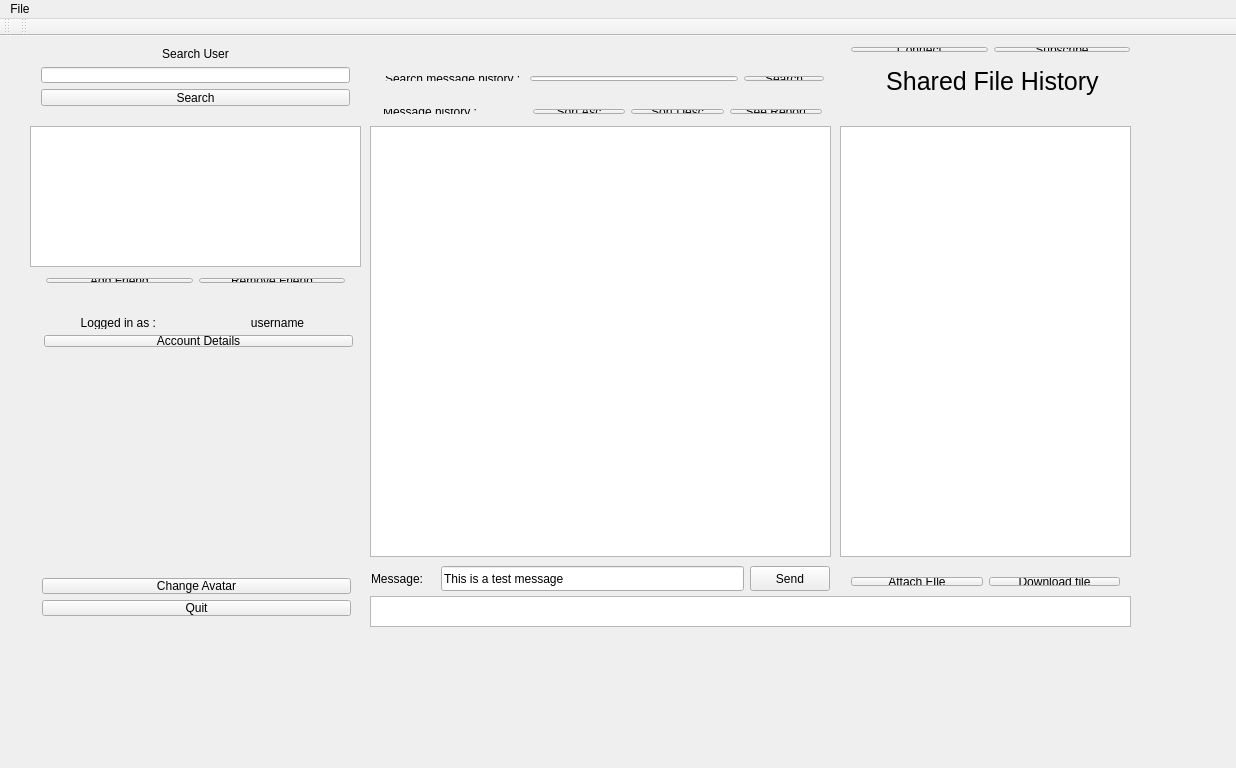
<?xml version="1.0" encoding="UTF-8"?>
<ui version="4.0">
 <class>MainWindow</class>
 <widget class="QMainWindow" name="MainWindow">
  <property name="geometry">
   <rect>
    <x>0</x>
    <y>0</y>
    <width>1236</width>
    <height>768</height>
   </rect>
  </property>
  <property name="windowTitle">
   <string>MainWindow</string>
  </property>
  <property name="styleSheet">
   <string notr="true">#MainWindow
{
	background-image: url(:/images/images/bluebg.png);
}</string>
  </property>
  <widget class="QWidget" name="centralWidget">
   <widget class="QLabel" name="avatarLabel">
    <property name="geometry">
     <rect>
      <x>30</x>
      <y>330</y>
      <width>331</width>
      <height>191</height>
     </rect>
    </property>
    <property name="text">
     <string/>
    </property>
    <property name="alignment">
     <set>Qt::AlignCenter</set>
    </property>
   </widget>
   <widget class="QListWidget" name="emojiList">
    <property name="geometry">
     <rect>
      <x>370</x>
      <y>560</y>
      <width>761</width>
      <height>31</height>
     </rect>
    </property>
   </widget>
   <widget class="QPushButton" name="sendButton">
    <property name="geometry">
     <rect>
      <x>750</x>
      <y>530</y>
      <width>80</width>
      <height>25</height>
     </rect>
    </property>
    <property name="text">
     <string>Send</string>
    </property>
   </widget>
   <widget class="QLabel" name="messageLabel">
    <property name="geometry">
     <rect>
      <x>371</x>
      <y>530</y>
      <width>64</width>
      <height>25</height>
     </rect>
    </property>
    <property name="text">
     <string>Message:</string>
    </property>
   </widget>
   <widget class="QLineEdit" name="lineEditMessage">
    <property name="geometry">
     <rect>
      <x>441</x>
      <y>530</y>
      <width>303</width>
      <height>25</height>
     </rect>
    </property>
    <property name="text">
     <string>This is a test message</string>
    </property>
   </widget>
   <widget class="QPlainTextEdit" name="editLog">
    <property name="geometry">
     <rect>
      <x>370</x>
      <y>90</y>
      <width>461</width>
      <height>431</height>
     </rect>
    </property>
   </widget>
   <widget class="QListWidget" name="friendsList">
    <property name="geometry">
     <rect>
      <x>30</x>
      <y>90</y>
      <width>331</width>
      <height>141</height>
     </rect>
    </property>
   </widget>
   <widget class="QWidget" name="layoutWidget">
    <property name="geometry">
     <rect>
      <x>33</x>
      <y>270</y>
      <width>331</width>
      <height>52</height>
     </rect>
    </property>
    <layout class="QVBoxLayout" name="verticalLayout_2">
     <item>
      <layout class="QHBoxLayout" name="horizontalLayout_5">
       <item>
        <widget class="QLabel" name="loggedAsLabel">
         <property name="text">
          <string>Logged in as : </string>
         </property>
         <property name="alignment">
          <set>Qt::AlignCenter</set>
         </property>
        </widget>
       </item>
       <item>
        <widget class="QLabel" name="usernameLabel">
         <property name="text">
          <string>username</string>
         </property>
         <property name="alignment">
          <set>Qt::AlignCenter</set>
         </property>
        </widget>
       </item>
      </layout>
     </item>
     <item>
      <widget class="QPushButton" name="accountDetailsButton">
       <property name="text">
        <string>Account Details</string>
       </property>
      </widget>
     </item>
    </layout>
   </widget>
   <widget class="QLabel" name="fileHistoryLabel">
    <property name="geometry">
     <rect>
      <x>840</x>
      <y>10</y>
      <width>291</width>
      <height>71</height>
     </rect>
    </property>
    <property name="font">
     <font>
      <pointsize>19</pointsize>
     </font>
    </property>
    <property name="text">
     <string>  Shared File History</string>
    </property>
    <property name="alignment">
     <set>Qt::AlignCenter</set>
    </property>
   </widget>
   <widget class="QWidget" name="layoutWidget">
    <property name="geometry">
     <rect>
      <x>840</x>
      <y>530</y>
      <width>291</width>
      <height>31</height>
     </rect>
    </property>
    <layout class="QHBoxLayout" name="horizontalLayout_7">
     <item>
      <widget class="QPushButton" name="attachFileButton">
       <property name="text">
        <string>Attach FIle</string>
       </property>
      </widget>
     </item>
     <item>
      <widget class="QPushButton" name="downloadFileButton">
       <property name="text">
        <string>Download file</string>
       </property>
      </widget>
     </item>
    </layout>
   </widget>
   <widget class="QWidget" name="layoutWidget">
    <property name="geometry">
     <rect>
      <x>30</x>
      <y>0</y>
      <width>331</width>
      <height>81</height>
     </rect>
    </property>
    <layout class="QVBoxLayout" name="verticalLayout_5">
     <item>
      <widget class="QLabel" name="searchFriendLabel">
       <property name="text">
        <string>Search User</string>
       </property>
       <property name="alignment">
        <set>Qt::AlignCenter</set>
       </property>
      </widget>
     </item>
     <item>
      <widget class="QLineEdit" name="friendSearchBar"/>
     </item>
     <item>
      <widget class="QPushButton" name="searchButton">
       <property name="text">
        <string>Search</string>
       </property>
      </widget>
     </item>
    </layout>
   </widget>
   <widget class="QWidget" name="layoutWidget">
    <property name="geometry">
     <rect>
      <x>35</x>
      <y>231</y>
      <width>321</width>
      <height>27</height>
     </rect>
    </property>
    <layout class="QHBoxLayout" name="horizontalLayout">
     <item>
      <widget class="QPushButton" name="addFriendButton">
       <property name="text">
        <string>Add Friend</string>
       </property>
      </widget>
     </item>
     <item>
      <widget class="QPushButton" name="RemoveFriendButton">
       <property name="text">
        <string>Remove Friend</string>
       </property>
      </widget>
     </item>
    </layout>
   </widget>
   <widget class="QWidget" name="layoutWidget">
    <property name="geometry">
     <rect>
      <x>372</x>
      <y>62</y>
      <width>461</width>
      <height>27</height>
     </rect>
    </property>
    <layout class="QHBoxLayout" name="horizontalLayout_4">
     <item>
      <widget class="QLabel" name="messageHistoryLabel">
       <property name="text">
        <string>Message history :               </string>
       </property>
       <property name="alignment">
        <set>Qt::AlignCenter</set>
       </property>
      </widget>
     </item>
     <item>
      <widget class="QPushButton" name="ascSortButton">
       <property name="text">
        <string>Sort Asc</string>
       </property>
      </widget>
     </item>
     <item>
      <widget class="QPushButton" name="descSortButton">
       <property name="text">
        <string>Sort Desc</string>
       </property>
      </widget>
     </item>
     <item>
      <widget class="QPushButton" name="reportButton">
       <property name="text">
        <string>See Report</string>
       </property>
      </widget>
     </item>
    </layout>
   </widget>
   <widget class="QWidget" name="layoutWidget">
    <property name="geometry">
     <rect>
      <x>374</x>
      <y>4</y>
      <width>461</width>
      <height>19</height>
     </rect>
    </property>
    <layout class="QHBoxLayout" name="horizontalLayout_2">
     <item>
      <widget class="QLabel" name="selectedUserLabel">
       <property name="text">
        <string>Currently selected user : </string>
       </property>
      </widget>
     </item>
     <item>
      <widget class="QLabel" name="selectedUser">
       <property name="text">
        <string/>
       </property>
      </widget>
     </item>
     <item>
      <widget class="QLabel" name="selectedUserLabel_2">
       <property name="text">
        <string>Topic name:</string>
       </property>
      </widget>
     </item>
     <item>
      <widget class="QLabel" name="topicName">
       <property name="text">
        <string/>
       </property>
      </widget>
     </item>
    </layout>
   </widget>
   <widget class="QWidget" name="layoutWidget_2">
    <property name="geometry">
     <rect>
      <x>840</x>
      <y>0</y>
      <width>301</width>
      <height>27</height>
     </rect>
    </property>
    <layout class="QHBoxLayout" name="horizontalLayout_3">
     <item>
      <widget class="QPushButton" name="buttonConnect">
       <property name="text">
        <string>Connect</string>
       </property>
      </widget>
     </item>
     <item>
      <widget class="QPushButton" name="buttonSubscribe">
       <property name="text">
        <string>Subscribe</string>
       </property>
      </widget>
     </item>
    </layout>
   </widget>
   <widget class="QWidget" name="layoutWidget">
    <property name="geometry">
     <rect>
      <x>31</x>
      <y>531</y>
      <width>331</width>
      <height>60</height>
     </rect>
    </property>
    <layout class="QVBoxLayout" name="verticalLayout">
     <item>
      <widget class="QPushButton" name="changeAvatarButton">
       <property name="text">
        <string>Change Avatar</string>
       </property>
      </widget>
     </item>
     <item>
      <layout class="QHBoxLayout" name="horizontalLayout_8">
       <item>
        <widget class="QPushButton" name="quitButton">
         <property name="text">
          <string>Quit</string>
         </property>
        </widget>
       </item>
      </layout>
     </item>
    </layout>
   </widget>
   <widget class="QWidget" name="layoutWidget">
    <property name="geometry">
     <rect>
      <x>374</x>
      <y>29</y>
      <width>461</width>
      <height>27</height>
     </rect>
    </property>
    <layout class="QHBoxLayout" name="horizontalLayout_6">
     <item>
      <widget class="QLabel" name="searchHistoryLabel">
       <property name="text">
        <string>Search message history : </string>
       </property>
      </widget>
     </item>
     <item>
      <widget class="QLineEdit" name="searchMessageButton"/>
     </item>
     <item>
      <widget class="QPushButton" name="searchButton_2">
       <property name="text">
        <string>Search</string>
       </property>
      </widget>
     </item>
    </layout>
   </widget>
   <widget class="QListWidget" name="fileHistory">
    <property name="geometry">
     <rect>
      <x>840</x>
      <y>90</y>
      <width>291</width>
      <height>431</height>
     </rect>
    </property>
   </widget>
  </widget>
  <widget class="QMenuBar" name="menuBar">
   <property name="geometry">
    <rect>
     <x>0</x>
     <y>0</y>
     <width>1236</width>
     <height>22</height>
    </rect>
   </property>
   <widget class="QMenu" name="menuFile">
    <property name="title">
     <string>File</string>
    </property>
    <addaction name="actionQuit"/>
   </widget>
   <addaction name="menuFile"/>
  </widget>
  <widget class="QToolBar" name="mainToolBar">
   <attribute name="toolBarArea">
    <enum>TopToolBarArea</enum>
   </attribute>
   <attribute name="toolBarBreak">
    <bool>false</bool>
   </attribute>
  </widget>
  <widget class="QToolBar" name="toolBar">
   <property name="windowTitle">
    <string>toolBar</string>
   </property>
   <attribute name="toolBarArea">
    <enum>TopToolBarArea</enum>
   </attribute>
   <attribute name="toolBarBreak">
    <bool>false</bool>
   </attribute>
  </widget>
  <action name="actionQuit">
   <property name="text">
    <string>Quit</string>
   </property>
  </action>
 </widget>
 <layoutdefault spacing="6" margin="11"/>
 <resources/>
 <connections/>
</ui>
